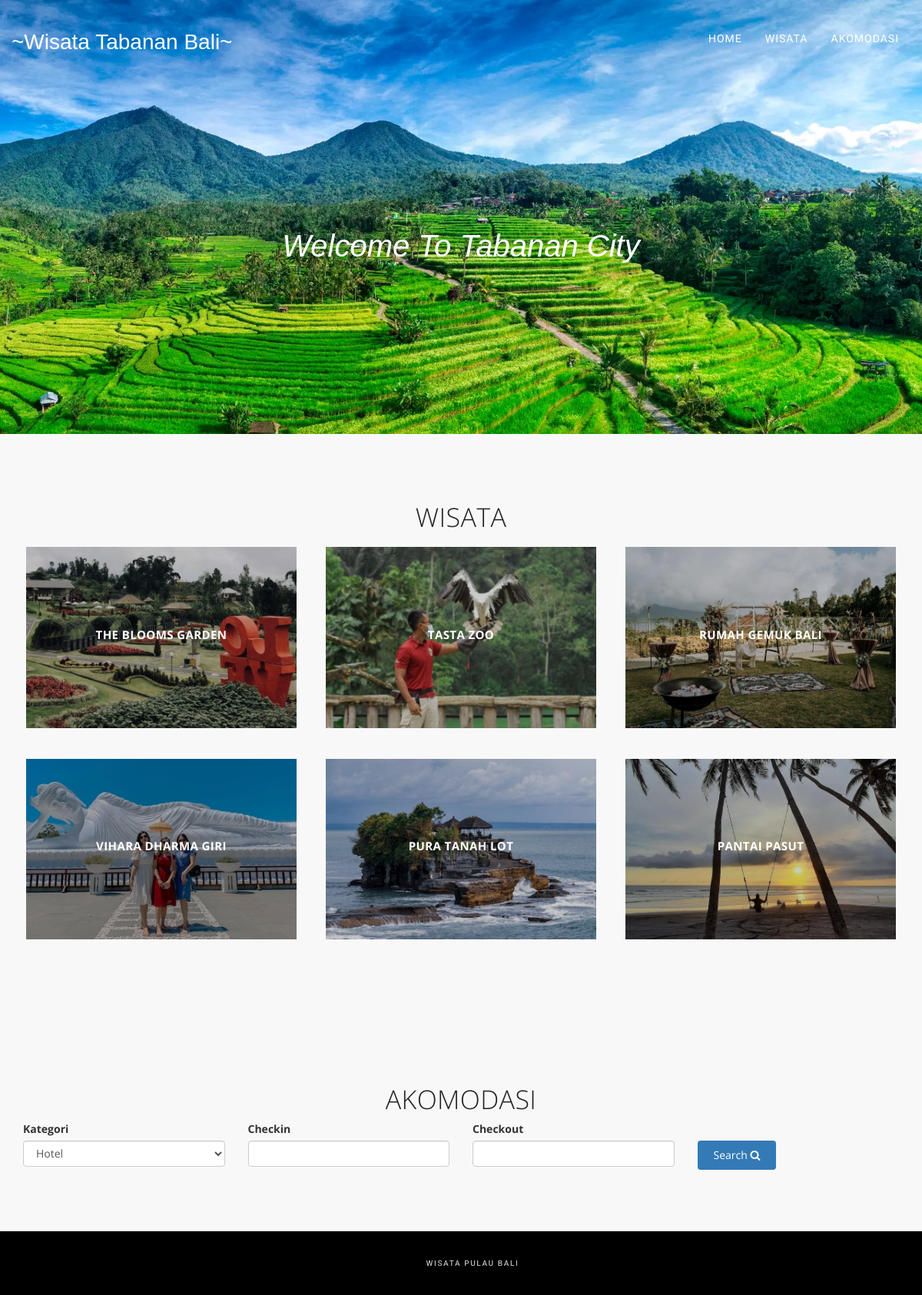
The page / on the database its author committed.
### tables this page shows
CREATE TABLE `tb_wisata` (
  `id_wisata` int(11) NOT NULL,
  `nama_wisata` varchar(100) DEFAULT NULL,
  `keterangan` text DEFAULT NULL,
  `foto` varchar(100) DEFAULT NULL
);

### index.php (the view, shortened to what this page needs)
<?php include_once("config.php");
$tampil = mysqli_query($mysqli, "SELECT * FROM tb_wisata");
 ?>
<!DOCTYPE html>
<html lang="en">
<head>
	<link href="css/bootstrap.min.css" rel="stylesheet">
	<link rel="stylesheet" href="https://maxcdn.bootstrapcdn.com/font-awesome/4.4.0/css/font-awesome.min.css">
	<link href="css/owl.carousel.css" rel="stylesheet">
	<link href="css/owl.theme.default.min.css"  rel="stylesheet">
	<link href="css/style.css" rel="stylesheet">
	</head>
	<body id="page-top">
		<nav class="navbar navbar-default navbar-fixed-top">
			<div class="container">
				<div class="navbar-header page-scroll">
					<a class="navbar-brand page-scroll" href="#page-top" style="margin-top:20px">~Wisata Tabanan Bali~</a>
				</div>
				<div class="collapse navbar-collapse" id="bs-example-navbar-collapse-1">
					<ul class="nav navbar-nav navbar-right">
						<li>
							<a class="page-scroll" href="#">Home</a>
						</li>
						<li>
							<a class="page-scroll" href="#wisata">Wisata</a>
						</li>
						<li>
							<a class="page-scroll" href="#akomodasi">Akomodasi</a>
						</li>
					</ul>
				</div>
			</div>
		</nav>
		<header>
			<div class="container">
				<div class="slider-container">
					<div class="intro-text">
						<div class="intro-lead-in">Welcome To Tabanan City</div>
					</div>
				</div>
			</div>
		</header>
		<section id="wisata" class="light-bg">
			<div class="container">
				<div class="row">
					<div class="col-lg-12 text-center">
						<div class="section-title">
							<h2>Wisata</h2>
						</div>
					</div>
				</div>
				<div class="row">
					<?php
    while ($dt = $tampil->fetch_assoc()) :
    ?>
					<div class="col-md-4">
						<div class="ot-portfolio-item">
							<figure class="effect-bubba">
								<img src="images/<?= $dt['foto'] ?>" alt="img02" class="img-responsive" />
								<figcaption>
									<h2><?= $dt['nama_wisata'] ?></h2>
								</figcaption>
							</figure>
						</div>
					</div>
					  <?php
    endwhile;
    ?>
				</div>
			</div>
		</section>
			<section id="akomodasi" class="light-bg">
				<div class="container">
					<div class="row">
						<div class="col-lg-12 text-center">
							<div class="section-title">
								<h2>Akomodasi</h2>
							</div>
						</div>
					</div>
					<main>
						<div class="shadow p-3 mb-5 bg-body rounded" style="margin-bottom: 10px">
							<div class="row">
								<div class="col-sm-3">
									<label for="exampleFormControlInput1" class="form-label">Kategori</label>
									<select id="jenis" class="form-control" aria-label="Default select example">
										<option value="Hotel">Hotel</option>
									</select>
								</div>
								<div class="col-sm-3">
									<label for="checkin" class="form-label">Checkin</label>
									<input type="text" class="form-control" id="checkin">
								</div>
								<div class="col-sm-3">
									<label for="checkout" class="form-label">Checkout</label>
									<input type="text" class="form-control" id="checkout">
								</div>
								<div class="col-sm-3" style="margin-top: 25px;">
									<a id="cari" type="button" class="btn btn-primary">Search <i class="fa fa-search"></i></a>
								</div>
							</div>
						</div>
</main>
</div>
</section>
<footer>
	<div class="container text-center">
		<p>Wisata Pulau Bali</p>
	</div>
</footer>
			<link href = "https://code.jquery.com/ui/1.10.4/themes/ui-lightness/jquery-ui.css"
			rel = "stylesheet">
		</body>
		</html>

### css/style.css (style rules this page uses)
body { margin: 0px; font-family: "Open Sans", Sans-serif; }
h1, h2, h3, h4, h5, h6 { font-weight: 300; letter-spacing: 0.4px; font-family: "Open Sans", Sans-serif; color: #232323; }
p { font-family: 'Roboto', sans-serif; font-size: 15px; font-weight: 300; line-height: 23px; letter-spacing: 0.2px; color: #797979; }
a, a:hover, a:focus, a:active, a.active { outline: 0; }
@media (min-width: 768px) { section { padding: 150px 0; } }
section { padding: 70px 0; }
.navbar-default { background-color: #222; border-color: transparent }
.navbar-default .navbar-brand { color: #fff; font-family: "Montserrat",sans-serif; padding: 0px; }
.navbar-default .navbar-collapse { border-color: rgba(255,255,255,.02) }
.navbar-default .nav li a { font-family: "Roboto",sans-serif; text-transform: uppercase; font-weight: 400; letter-spacing: 1px; color:#fff }
@media (min-width:768px) { .navbar-default { background-color: transparent; padding: 25px 0; -webkit-transition:padding .3s; -moz-transition:padding .3s; transition:padding .3s; border:0 } }
@media (min-width:768px) { .navbar-default .navbar-brand { font-size: 2em; -webkit-transition:all .3s; -moz-transition:all .3s; transition:all .3s } }
header { background-image: url(../images/demo/12.jpg); background-repeat: none; background-attachment: scroll; background-position: center center; -webkit-background-size: cover; -moz-background-size: cover; background-size: cover; -o-background-size: cover; text-align: center; color: #fff; }
header .intro-text { padding-top: 100px; padding-bottom: 50px; }
@media (min-width: 768px) { header .intro-text { padding-top: 300px; padding-bottom: 200px; } }
header .intro-text .intro-lead-in { font-family: "Playfair Display",sans-serif; font-style: italic; font-size: 22px; line-height: 22px; margin-bottom: 25px; }
@media (min-width: 768px) { header .intro-text .intro-lead-in { font-family: "Playfair Display",sans-serif; font-style: italic; font-size: 40px; line-height: 40px; margin-bottom: 25px; } }
.section-title h2 { font-size: 34px; text-transform: uppercase; }
figure { position: relative; overflow: hidden; margin: 10px 1%; background: #726FB9; text-align: center; cursor: pointer; }
figcaption { position: absolute; top: 0; left: 0; width: 100%; height: 100%; }
.ot-portfolio-item figure figcaption, .ot-portfolio-item figure figcaption > a { position: absolute; top: 0; left: 0; width: 100%; height: 100%; }
figure.effect-bubba { background: #000; margin-bottom: 30px; }
figure.effect-bubba img { opacity: 0.8; -webkit-transition: opacity 0.35s; transition: opacity 0.35s; }
figure.effect-bubba figcaption::before, figure.effect-bubba figcaption::after { position: absolute; top: 30px; right: 30px; bottom: 30px; left: 30px; content: ''; opacity: 0; -webkit-transition: opacity 0.35s, -webkit-transform 0.35s; transition: opacity 0.35s, transform 0.35s; }
figure.effect-bubba figcaption::before { border-top: 1px solid #fff; border-bottom: 1px solid #fff; -webkit-transform: scale(0,1); transform: scale(0,1); }
figure.effect-bubba figcaption::after { border-right: 1px solid #fff; border-left: 1px solid #fff; -webkit-transform: scale(1,0); transform: scale(1,0); }
figure.effect-bubba h2 { color: #fff; font-size: 15px; font-weight: 700; text-transform: uppercase; padding-top: 30%; -webkit-transition: -webkit-transform 0.35s; transition: transform 0.35s; -webkit-transform: translate3d(0,-20px,0); transform: translate3d(0,-20px,0); }
.light-bg { background-color: #f8f8f8; }
footer { padding: 30px; background-color: #000; }
footer p { color: #B7B7B7; margin: 0; font-size: 10px; text-transform: uppercase; font-weight: 500; letter-spacing: 1.6px; }
.btn { display: inline-block; padding: 8px 20px; margin-bottom: 0; font-size: 14px; font-weight: 400; line-height: 1.42857143; text-align: center; white-space: nowrap; vertical-align: middle; -ms-touch-action: manipulation; touch-action: manipulation; cursor: pointer; -webkit-user-select: none; -moz-user-select: none; -ms-user-select: none; user-select: none; background-image: none; border: 1px solid transparent; border-radius: 4px; }

### rows shown on the page
tb_wisata: foto (picture), nama_wisata "THE BLOOMS GARDEN"
tb_wisata: foto (picture), nama_wisata "TASTA ZOO"
tb_wisata: foto (picture), nama_wisata "RUMAH GEMUK BALI"
tb_wisata: foto (picture), nama_wisata "VIHARA DHARMA GIRI"
tb_wisata: foto (picture), nama_wisata "PURA TANAH LOT"
tb_wisata: foto (picture), nama_wisata "PANTAI PASUT"
